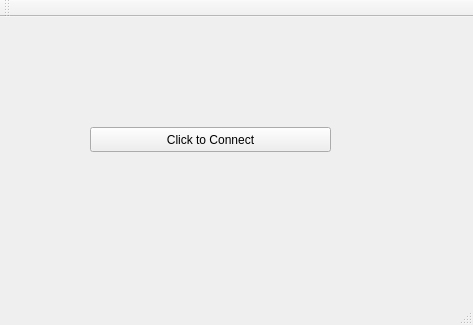
<?xml version="1.0" encoding="UTF-8"?>
<ui version="4.0">
 <class>MainWindow</class>
 <widget class="QMainWindow" name="MainWindow">
  <property name="geometry">
   <rect>
    <x>0</x>
    <y>0</y>
    <width>473</width>
    <height>325</height>
   </rect>
  </property>
  <property name="windowTitle">
   <string>MainWindow</string>
  </property>
  <widget class="QWidget" name="centralWidget">
   <widget class="QPushButton" name="pushButton">
    <property name="geometry">
     <rect>
      <x>90</x>
      <y>110</y>
      <width>241</width>
      <height>25</height>
     </rect>
    </property>
    <property name="text">
     <string>Click to Connect</string>
    </property>
   </widget>
  </widget>
  <widget class="QMenuBar" name="menuBar">
   <property name="geometry">
    <rect>
     <x>0</x>
     <y>0</y>
     <width>473</width>
     <height>22</height>
    </rect>
   </property>
  </widget>
  <widget class="QToolBar" name="mainToolBar">
   <attribute name="toolBarArea">
    <enum>TopToolBarArea</enum>
   </attribute>
   <attribute name="toolBarBreak">
    <bool>false</bool>
   </attribute>
  </widget>
  <widget class="QStatusBar" name="statusBar"/>
 </widget>
 <layoutdefault spacing="6" margin="11"/>
 <resources/>
 <connections/>
</ui>
